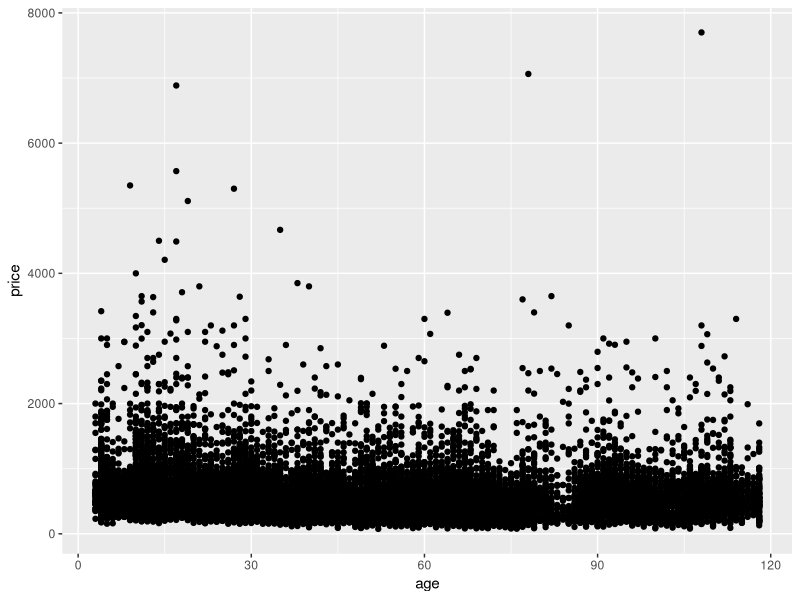
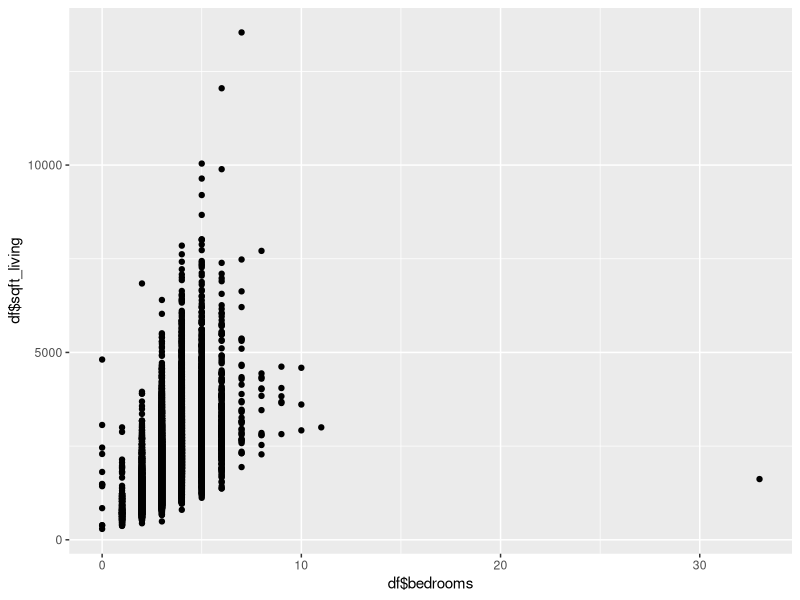
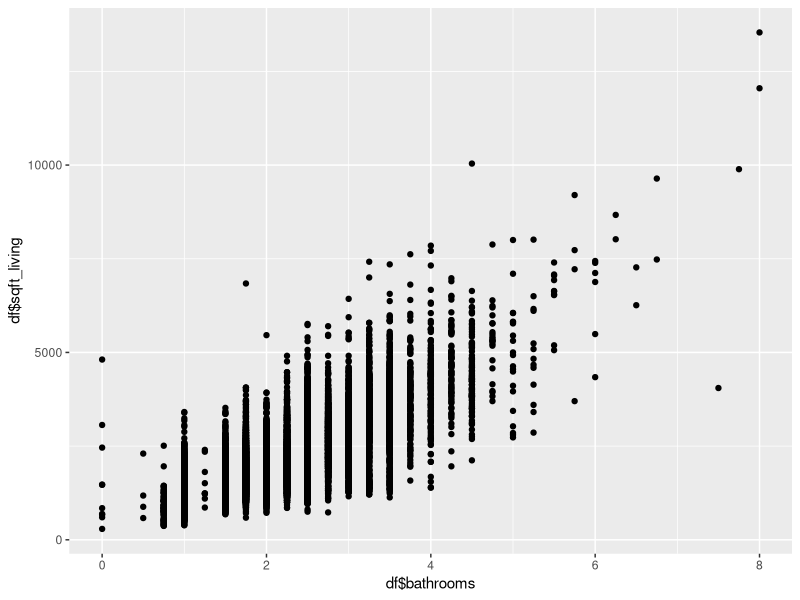
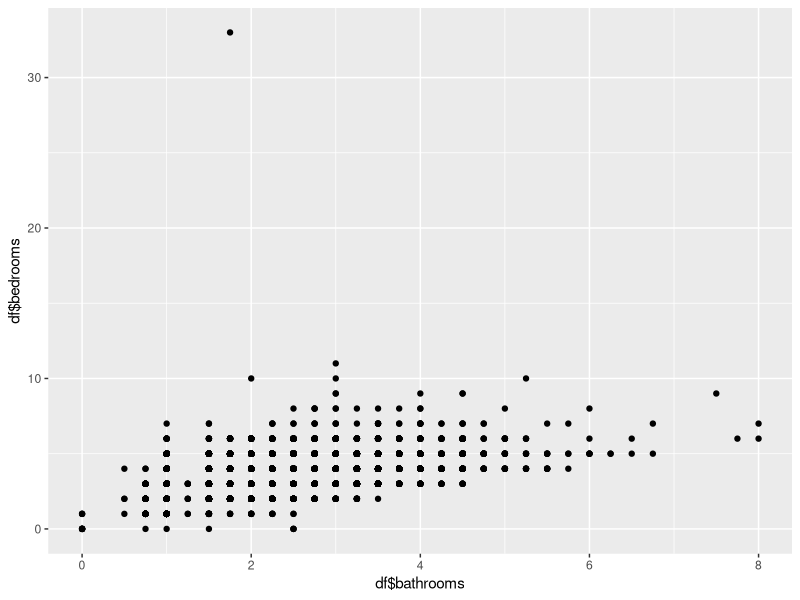
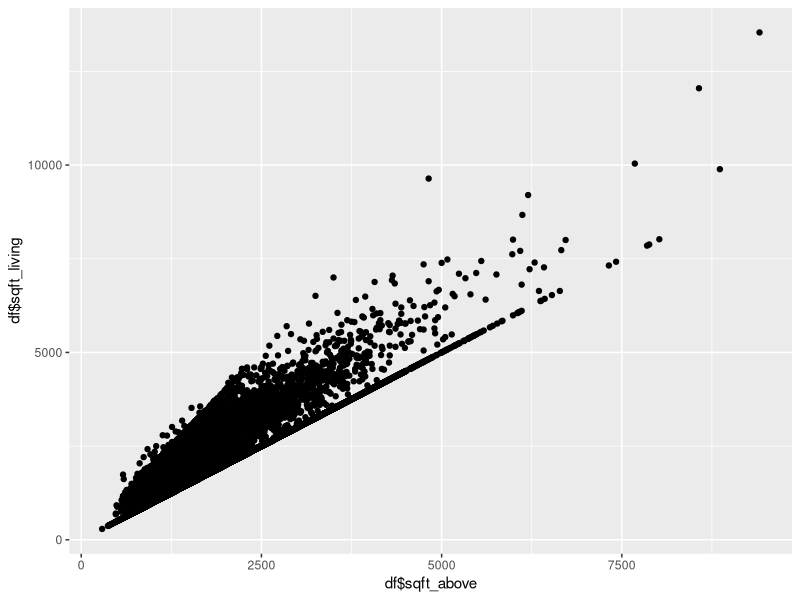
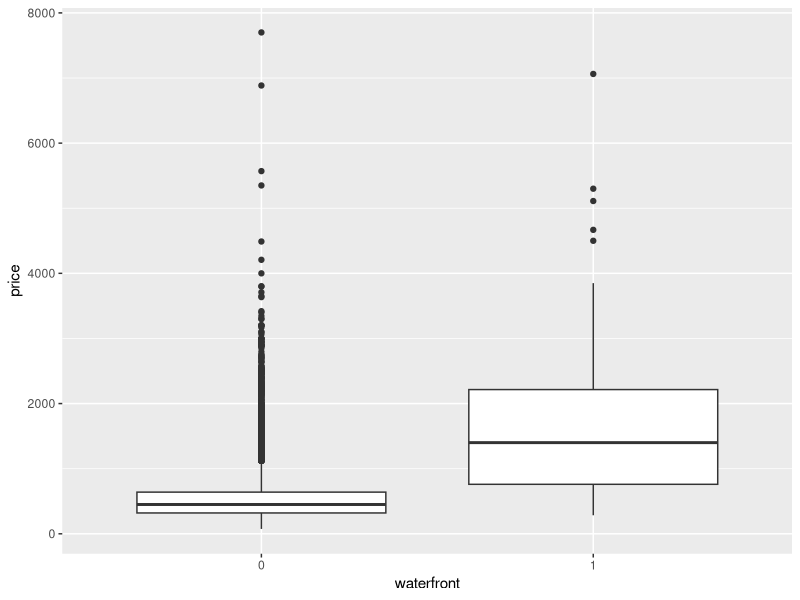
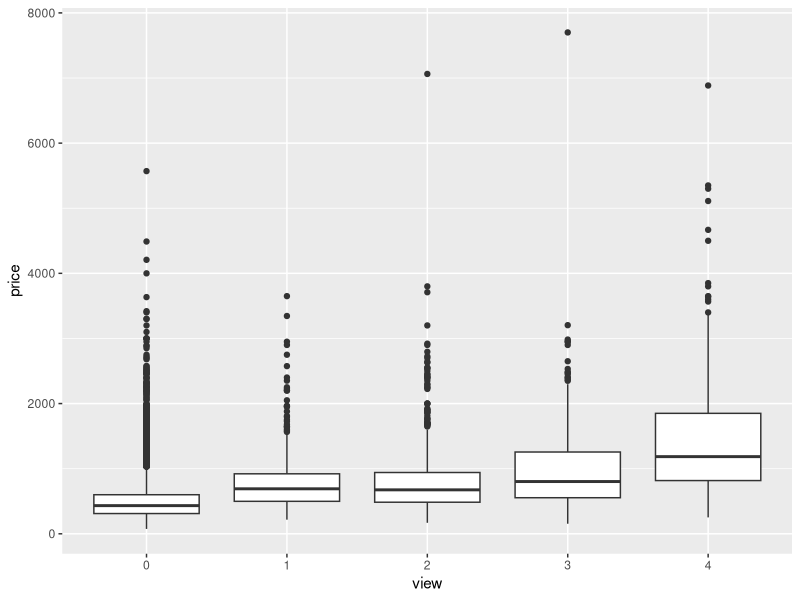
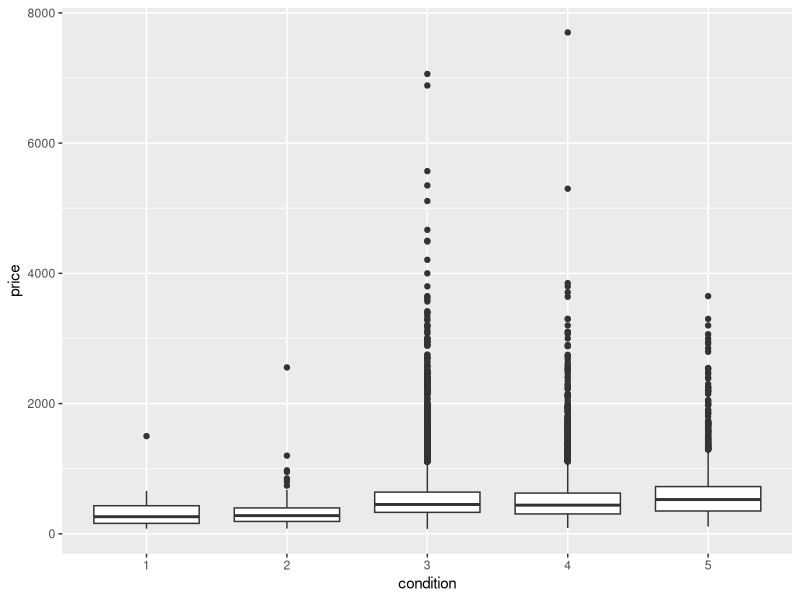

The R source for these figures, in order:
## ---- chunk 1
knitr::opts_chunk$set(echo = TRUE, warning=F, message=F)
library(dplyr)
library(tidyr)
library(ggplot2)
## ---- chunk 2
df <- read.csv("housing.csv")
str(df)
df <- df %>% separate(date, "date", sep = "T000000")
df$date <- as.Date(df$date, "%Y%m%d")
df$price <- df$price/1000
df$waterfront  <- as.factor(df$waterfront)
df$view <- as.factor(df$view)
df$condition <- as.factor(df$condition)
df$zipcode <- as.factor(df$zipcode)
df$grade <- cut(df$grade, breaks = 12, labels = c(1:12))


## ---- chunk 3
df$age <- 2018 - df$yr_built
ggplot(aes(age, price), data = df) + geom_point()
#The plot does not show any clear relationship.
t.test(df$age, df$price)
#The p value is smaller than 0.05, so the relationship is significant.
#To avoid multicolinearity, I am going to delete the yr_built column.
df<-subset(df, select = -c(yr_built))
## ---- chunk 4
cor(df$price, df[, c(4:7, 13:15, 19:21)]) 
## ---- chunk 5
ggplot(aes(df$bedrooms, df$sqft_living), data = df)+geom_point()
cor(df$bedrooms, df$sqft_living)
## ---- chunk 6
ggplot(aes(df$bathrooms, df$sqft_living), data = df)+geom_point()
cor(df$sqft_living, df$bathrooms)
## ---- chunk 7
ggplot(aes(df$bathrooms, df$bedrooms), data = df)+geom_point()
cor(df$bedrooms, df$bathrooms)
## ---- chunk 8
ggplot(aes(df$sqft_above, df$sqft_living), data = df)+geom_point()
cor(df$sqft_living, df$sqft_above)
## ---- chunk 9
ggplot(df, aes(waterfront, price)) + geom_boxplot()
ggplot(df, aes(view, price)) + geom_boxplot()
ggplot(df, aes(condition, price)) + geom_boxplot()
ggplot(df, aes(grade, price)) + geom_boxplot()


plt <- ggplot(df, aes(bedrooms, price)) + geom_point(na.rm = TRUE)
plt + facet_wrap(~grade, ncol = 4)

plt <- ggplot(df, aes(sqft_living, price)) + geom_point(na.rm = TRUE)
plt + facet_wrap(~view, ncol = 2)

plt <- ggplot(df, aes(sqft_living, price)) + geom_point(na.rm = TRUE)
plt + facet_wrap(~condition, ncol = 2)

plt <- ggplot(df, aes(sqft_above, price)) + geom_point(na.rm = TRUE)
plt + facet_wrap(~waterfront, ncol = 2)
## ---- chunk 10
set.seed(18)
sample <- sample(nrow(df), floor(nrow(df)) * 0.8)

Train <- df[sample,]
Test <- df[-sample,]
## ---- chunk 11
model1 <- lm(price~., data = Train)
summary(model1)
#R-squared adjusted compensates for the additional new variables.
#We should take the R-squared adjusted in this case as we have many variables.
## ---- chunk 12
cor(df[, c(5:7, 13:15, 20:21)], df[, c(5:7, 13:15, 20:21)]) > 0.7

#The highly correlated variables were
#1.sqft_living and sqft_above
#2.sqft_living and bathrooms 
#3.sqft_living and sqft_living15
#4.sqft_lot and sqft_lot15
 
cor(df$price, df[, c(5:7, 13:15, 20:21)])

#Sqft_living is just sqft_above+sqft_basement and gives no additional information.
#Sqft_lot15 concerns the neighbors,so it is more logical to omit it
#instead of omitting the land of the house itself.
#Id is not significant. 

model2 <- lm(price~.-sqft_living-sqft_lot15-id, data = Train)
summary(model2)
## ---- chunk 13
df$grade <- relevel(df$grade, ref = 12)
model3 <- lm(price~.-sqft_living-sqft_lot15-id, data = Train)
summary(model3)

#As the reference group for the grade variable is now the highest,
#the coefficients all become negative.
#Now all the groups are significant.
#The overall performance (R squared and R squared adjusted) does not change.

df$grade <- relevel(df$grade, ref = 1)
## ---- chunk 14
predictModel<-predict(model1, newdata = Test)
RMSE1<-sqrt(mean((predictModel-Test$price)^2))
RMSE1

model2 <- lm(price~.-sqft_lot-sqft_lot15, data = Train)
predictModel<-predict(model2, newdata = Test)
RMSE2<-sqrt(mean((predictModel-Test$price)^2))
RMSE2

predictModel<-predict(model3, newdata = Test)
RMSE3<-sqrt(mean((predictModel-Test$price)^2))
RMSE3

sd(df$price)
#According to the RMSE-s, the first model is doing the best.
#However, there is multicollinearity issues among its variables and
#some coefficients do not make sense.
#However, the overall performance difference is not big.

